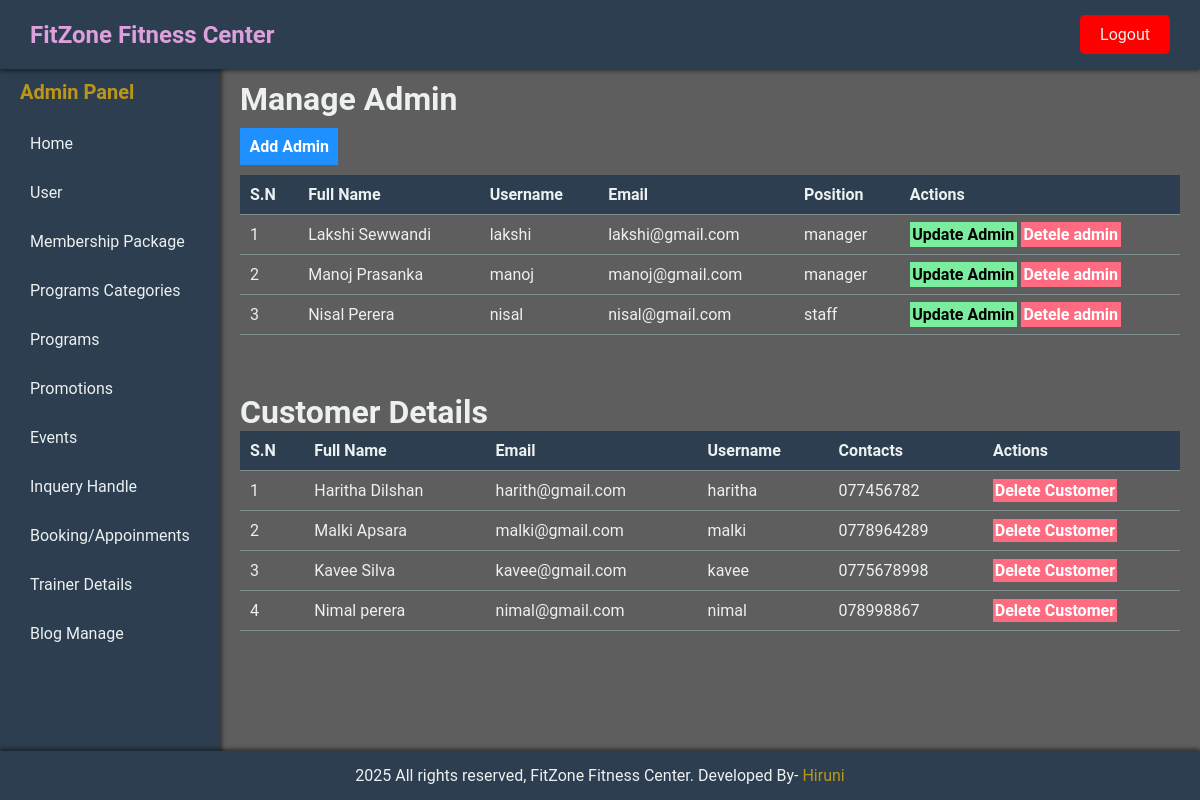
The app's page /admin-panel/manage-admin.php (signed in) with its own data.
### tables this page shows
CREATE TABLE `tbl_customer` (
  `id` int(10) UNSIGNED NOT NULL,
  `full_name` varchar(100) NOT NULL,
  `username` varchar(100) NOT NULL,
  `tel_no` varchar(50) NOT NULL,
  `email` varchar(255) NOT NULL,
  `password` varchar(255) NOT NULL
);

### admin-panel/manage-admin.php (the view)
<?php
include('partials/main.php');
?>
<div class="main-content">
    <div class="wrapper">
        <h1>Manage Admin</h1>
        <br />
        <a href="add-admin.php" class="btn-primary">Add Admin</a>
        <br />
        <br />
        <table class="tbl-full">
            <tr>
                <th>S.N</th>
                <th>Full Name</th>
                <th>Username</th>
                <th>Email</th>
                <th>Position</th>
                <th>Actions</th>
            </tr>
            <?php
            $sql = "SELECT * FROM tbl_admin";
            $stmt = $conn->prepare($sql);
            $stmt->execute();
            $result = $stmt->get_result();
            if ($result) {
                $count = $result->num_rows;
                $sn = 1;
                if ($count > 0) {
                    while ($rows = $result->fetch_assoc()) {
                        $id = $rows['id'];
                        $full_name = $rows['full_name'];
                        $username = $rows['username'];
                        $email = $rows['email'];
                        $position = $rows['position'];
            ?>
                        <tr>
                            <td><?php echo $sn++; ?></td>
                            <td><?php echo $full_name; ?></td>
                            <td><?php echo $username; ?></td>
                            <td><?php echo $email; ?></td>
                            <td><?php echo $position; ?></td>
                            <td>
                                <a href="<?php echo SITEURL; ?>admin-panel/update-admin.php?id=<?php
                                                                                                echo $id; ?>" class="btn-secondary">Update Admin</a>
                                <a href="<?php echo SITEURL; ?>admin-panel/delete-admin.php?id=<?php
                                                                                                echo $id; ?>" class="btn-danger">Detele admin</a>
                            </td>
                        </tr>
            <?php
                    }
                } else {
                }
            }
            ?>
        </table>
        <br><br>
        <h1>Customer Details</h1>
        <table class="tbl-full">
            <tr>
                <th>S.N</th>
                <th>Full Name</th>
                <th>Email</th>
                <th>Username</th>
                <th>Contacts</th>
                <th>Actions</th>
            </tr>
            <?php
            $sql = "SELECT * FROM tbl_customer";
            $stmt = $conn->prepare($sql);
            $stmt->execute();
            $result = $stmt->get_result();
            if ($result->num_rows > 0) {
                $sn = 1;
                while ($row = $result->fetch_assoc()) {
                    $id = $row['id'];
                    $full_name = $row['full_name'];
                    $email = $row['email'];
                    $username = $row['username'];
                    $contact = $row['tel_no'];
            ?>
                    <tr>
                        <td><?php echo $sn++; ?></td>
                        <td><?php echo htmlspecialchars($full_name); ?></td>
                        <td><?php echo htmlspecialchars($email); ?></td>
                        <td><?php echo htmlspecialchars($username); ?></td>
                        <td><?php echo htmlspecialchars($contact); ?></td>
                        <td>
                            <a href="delete-customer.php?id=<?php echo $id; ?>" class="btn-danger">Delete Customer</a>
                        </td>
                    </tr>
            <?php
                }
            } else {
                echo "<tr><td colspan='6' class='error'>No customers found.</td></tr>";
            }
            ?>
        </table>
    </div>
</div>
<?php include('partials/footer.php'); ?>

### admin-css/style.css (style rules this page uses)
:root { --primary-color: #bc961a; --primary-color-dark: #82a016; --secondary-color: #2c3e50; --background-light: rgba(255, 255, 255, 0.1); --background-dark: rgba(0, 0, 0, 0.7); --text-light: #ecf0f1; --text-dark: #bdc3c7; --button-hover-color: #92ec8f; --border-color: #7f8c8d; }
* { margin: 0; padding: 0; box-sizing: border-box; font-family: 'Roboto', sans-serif; }
body { display: flex; flex-direction: column; min-height: 100vh; background-color: var(--background-dark); }
.main-content { flex: 1; padding: 20px; overflow-y: auto; color: var(--text-light); }
table { width: 100%; border-collapse: collapse; }
th, td { padding: 10px; text-align: left; border-bottom: 1px solid var(--border-color); color: var(--text-light); }
th { background-color: var(--secondary-color); font-weight: bold; }
.btn-primary { background-color: #1e90ff; padding: 1%; color: white; text-decoration: none; font-weight: bold; margin-bottom: 20px; }
.btn-secondary { background-color: #7bed9f; padding: 1%; color: black; text-decoration: none; font-weight: bold; }
.btn-danger { background-color: #ff6b81; padding: 1%; color: white; text-decoration: none; font-weight: bold; }
table { width: 100%; margin-bottom: 20px; }
td { padding: 10px; color: #ecf0f1; }

### records on screen
tbl_customer: full_name "Haritha Dilshan", email "harith@gmail.com", username "haritha", tel_no "077456782"
tbl_customer: full_name "Malki Apsara", email "malki@gmail.com", username "malki", tel_no "0778964289"
tbl_customer: full_name "Kavee Silva", email "kavee@gmail.com", username "kavee", tel_no "0775678998"
tbl_customer: full_name "Nimal perera", email "nimal@gmail.com", username "nimal", tel_no "078998867"

### other values on screen
$full_name "Lakshi Sewwandi"
$username "lakshi"
$email "lakshi@gmail.com"
$position "manager"
$full_name "Manoj Prasanka"
$username "manoj"
$email "manoj@gmail.com"
$full_name "Nisal Perera"
$username "nisal"
$email "nisal@gmail.com"
$position "staff"
